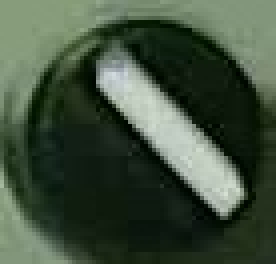
#> input picture k61buttom.jpg, 69 x 66 px, found by its file name (shown 4 times larger)
$ python buttommdet_20240416135849.py
#> lines starting #> are read from the running program, lines starting #| are printed output that depends on the picture
import cv2
import numpy as np
import matplotlib.pyplot as plt

# 读取彩色图像
image = cv2.imread('k61buttom.jpg')
#> image is the input picture: shape (66, 69, 3); mean B, G, R 61.9, 80, 64.9

height, width = image.shape[:2]
#> height = 66; width = 69

# 计算旋转中心，这里选择图像中心
center = (width // 2, height // 2)
#> center = (34, 33)

# 设置旋转角度（逆时针90度）
angle = -20

# 获取旋转矩阵
rotation_matrix = cv2.getRotationMatrix2D(center, angle, 1.0)

# 应用旋转矩阵进行旋转
rotated_image = cv2.warpAffine(image, rotation_matrix, (width, height))
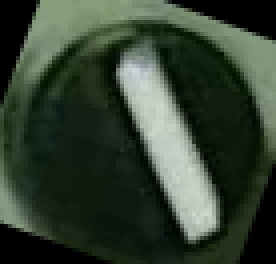
#> rotated_image: shape (66, 69, 3) (shown 4 times larger); mean B, G, R 49.9, 64.8, 51.9

# 将彩色图像转换为灰度图像
gray_image = cv2.cvtColor(rotated_image, cv2.COLOR_BGR2GRAY)
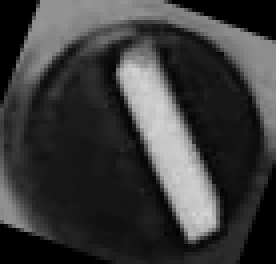
#> gray_image: shape (66, 69) (shown 4 times larger); min 0, max 212, mean 59.3

hist = cv2.calcHist([gray_image], [0], None, [256], [0, 256])
#> hist = 256 values, max 507 at index 0, min 0 at index 2, mean 17.79

# 显示原始图像和灰度图像
# cv2.imshow('Original Image', image)
cv2.imshow('Gray Image', gray_image)

# 等待任意按键按下后关闭窗口
cv2.waitKey(0)
cv2.destroyAllWindows()

$ run again, with G66.jpg copied over k61buttom.jpg
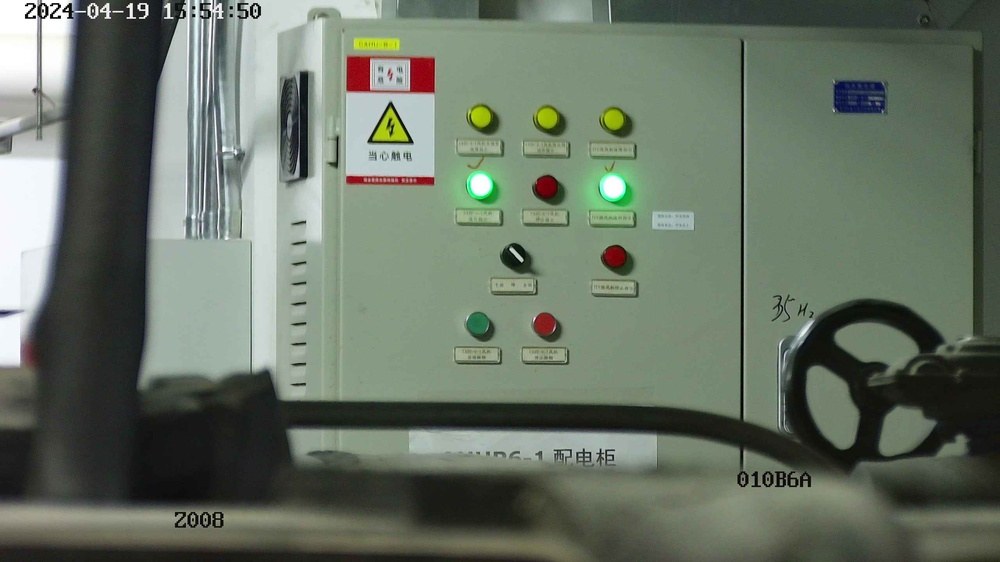
#> input picture G66.jpg, 1000 x 562 px, shrunk from 2560 x 1440 before the run, found by its file name
#> image is the input picture: shape (562, 1000, 3); mean B, G, R 100.7, 114.5, 103.9
#> `rotated_image = cv2.warpAffine(image, rotation_matrix, (width, height))`:
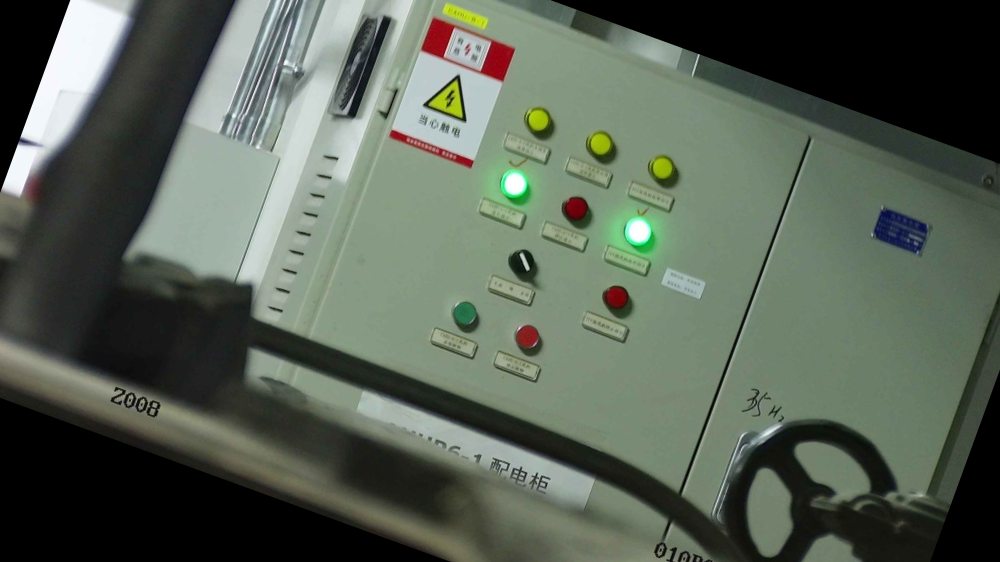
#> rotated_image: shape (562, 1000, 3); mean B, G, R 85.4, 97.8, 88.1
#> `gray_image = cv2.cvtColor(rotated_image, cv2.COLOR_BGR2GRAY)`:
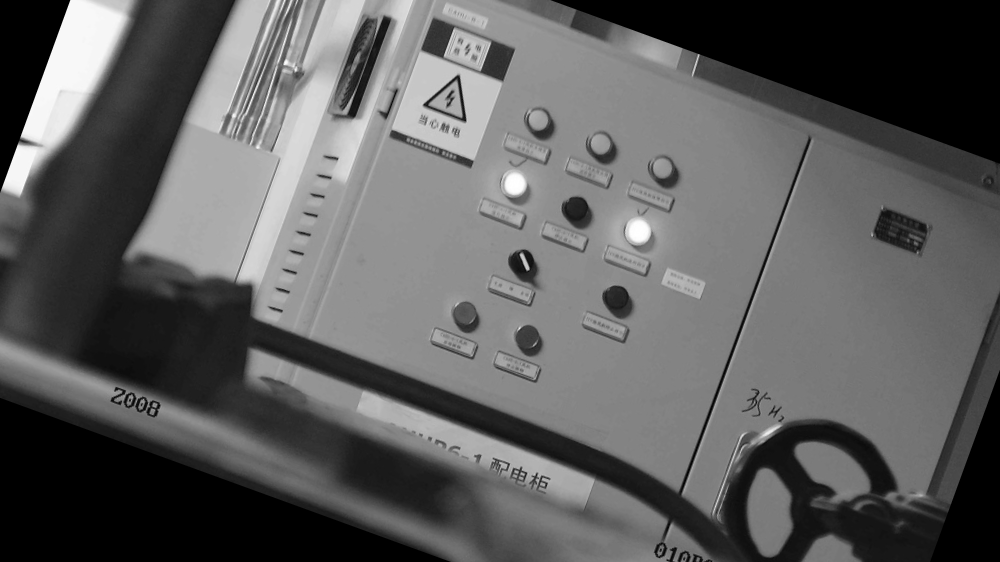
#> gray_image: shape (562, 1000); min 0, max 255, mean 93.5
#> hist = 256 values, max 86726 at index 0, min 15 at index 1, mean 2195.3

$ run again, with G67.jpg copied over k61buttom.jpg
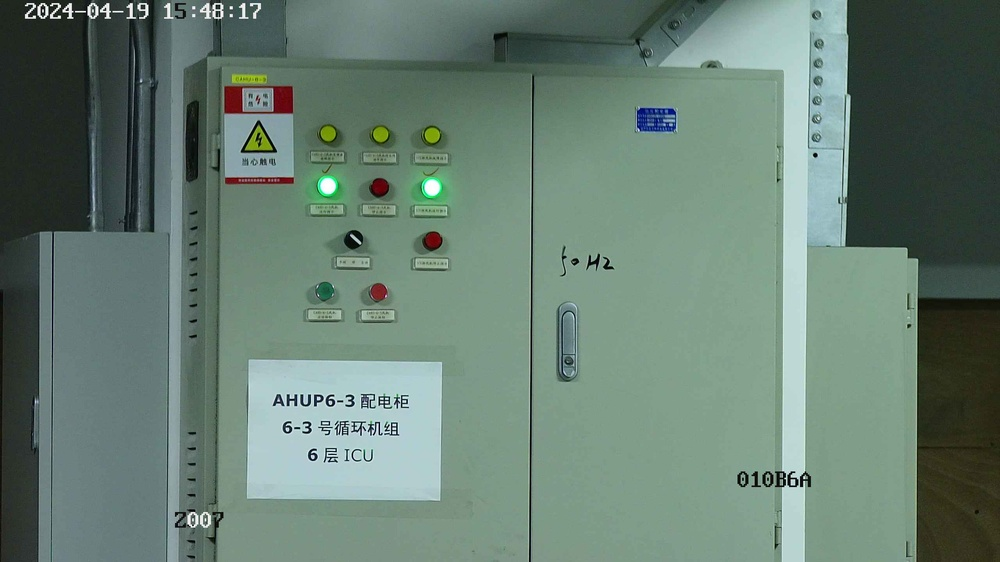
#> input picture G67.jpg, 1000 x 562 px, shrunk from 2560 x 1440 before the run, found by its file name
#> image is the input picture: shape (562, 1000, 3); mean B, G, R 113.9, 125.8, 103.7
#> `rotated_image = cv2.warpAffine(image, rotation_matrix, (width, height))`:
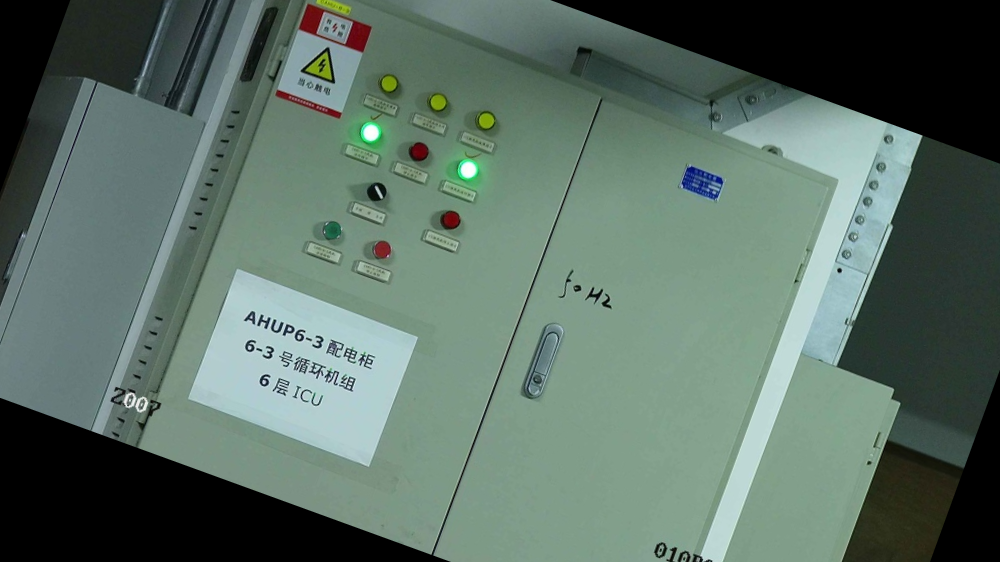
#> rotated_image: shape (562, 1000, 3); mean B, G, R 101.1, 111.3, 91.5
#> `gray_image = cv2.cvtColor(rotated_image, cv2.COLOR_BGR2GRAY)`:
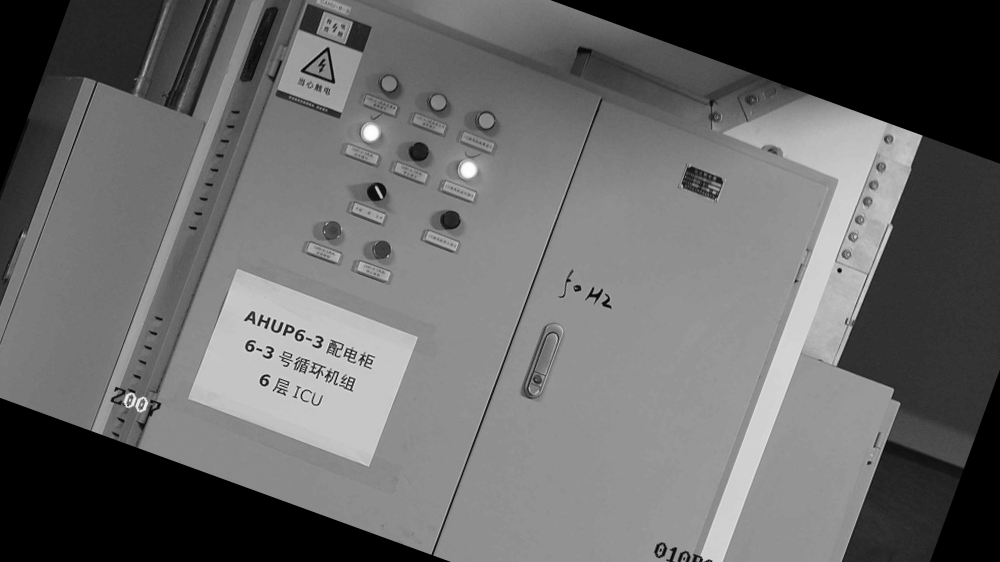
#> gray_image: shape (562, 1000); min 0, max 255, mean 104.2
#> hist = 256 values, max 86726 at index 0, min 4 at index 255, mean 2195.3
